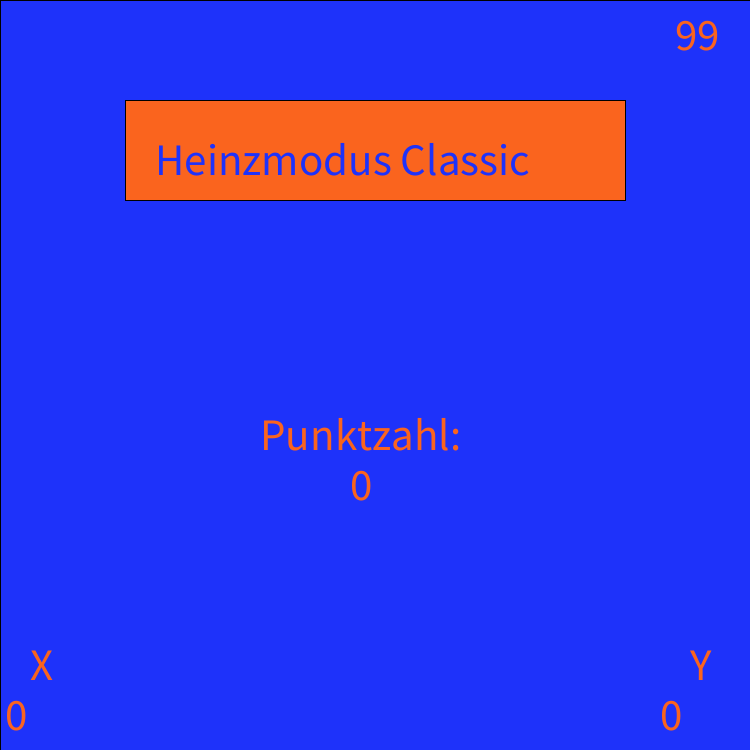
Frame 1 (no input)
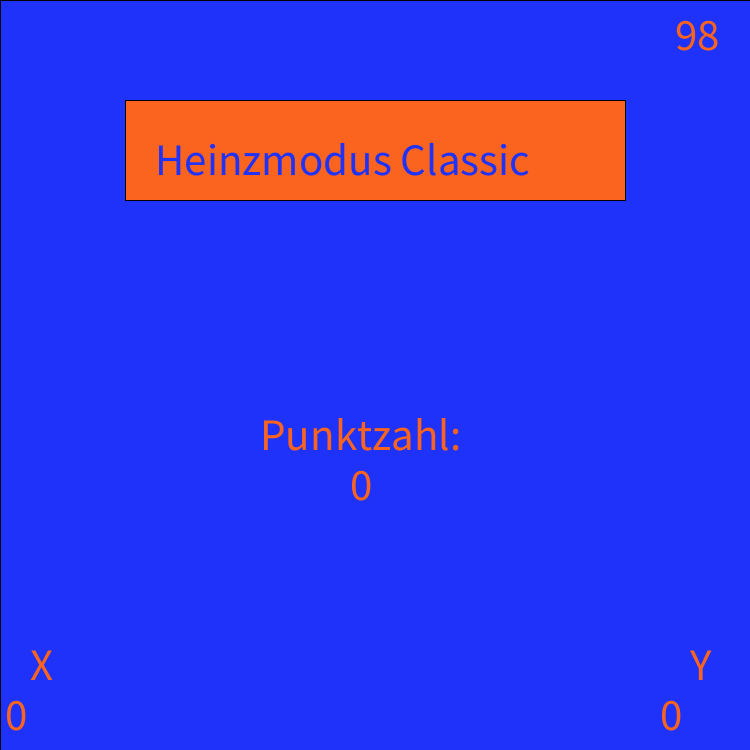
Frame 60 (the mouse pressed at the canvas centre just before this capture)
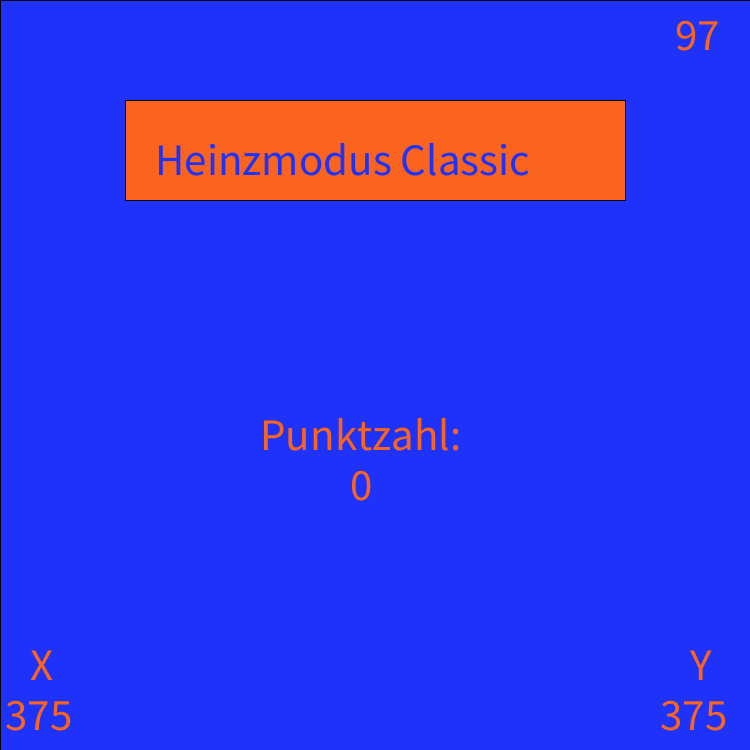
Frame 120 (the mouse held since frame 60 and released just before this capture)

The Processing sketch that drew these frames (run headless with seeded random() and noise(); from frame 60 on, the mouse is pressed at the canvas centre):

// Processing sketch: processing_149095
// ── processing_149095.pde

int heinzzahl=0;
int time=10000;
int bildschirm=2;
void setup() {

  size(750,750);
}

void draw(){
  if(bildschirm==2){
  fill(30,50,250);
  rect(0,0,750,750);
  fill(250,100,30);
  rect(125,100,500,100);
  fill(30,50,250);
  textSize(45);
  text("Heinzmodus Classic",155,175);
  fill(250,100,30);
  text("Punktzahl:",260,450);  
  text(heinzzahl,350,500);
  text("X",30,680);
  text("Y",690,680);
  text(mouseX,5,730);
  text(mouseY,660,730);
  if(mousePressed&&mouseX==42&&mouseY==42&&time>0){
    heinzzahl++;
  }
  if(time>=0){
    time=time-2;
 text(time/100,675,50);   
  }
}

if(time==0){
  bildschirm++;
}
//Auswertung:
if(bildschirm==3){
fill(30,50,250);
  rect(0,0,750,750);
  fill(250,100,30);
  rect(125,100,500,100);
  fill(30,50,250);
  textSize(45);
  text("Heinzmodus Classic",155,175);
  if(heinzzahl>=2000){
    fill(250,100,30);
    textSize(40);
    text("Deine Punktzahl",220,400);
    textSize(30);
    text(heinzzahl,330,475);
      }
    }

}




void mouseClicked(){
  if (time>0){
    heinzzahl++;
  }
}





    
